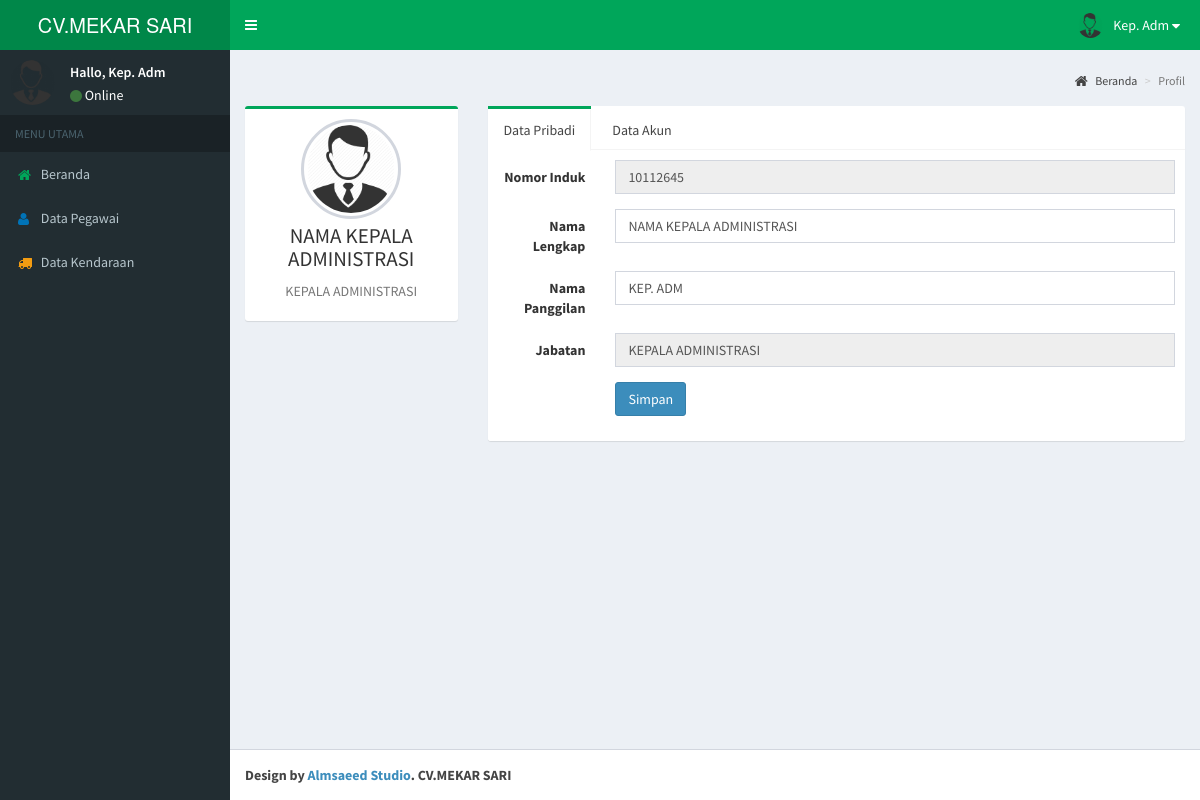
Screenshot of /admin/index.php?menu=profil (signed in) with the database file from the repository.
### tables this page shows
CREATE TABLE `pegawai` (
  `id` int(11) NOT NULL,
  `nip` char(8) NOT NULL,
  `nama_lengkap` varchar(50) NOT NULL,
  `nama_panggilan` varchar(20) NOT NULL,
  `jabatan` enum('pemilik','manager','kepala pemasaran','kepala administrasi','kepala produksi','kepala gudang dan pengadaan','staff penerimaan','staff promosi','staff keuangan','staff pengolahan data','staff produksi','staff gudang','administrator') NOT NULL,
  `nama_pengguna` varchar(20) DEFAULT NULL,
  `kata_sandi` varchar(62) DEFAULT NULL
);

### admin/pages/profil/profil.php (the view, shortened to what this page needs)
<?php
$session_nip = $_SESSION['session_nip'];
$sql = "SELECT pegawai.id, nip, nama_lengkap, nama_panggilan, jabatan, nama_pengguna FROM pegawai WHERE pegawai.nip='$session_nip'";
$result = mysqli_query($conn, $sql);
$row = mysqli_fetch_assoc($result);
$nip = $row['nip'];
$nama_lengkap = $row['nama_lengkap'];
$nama_panggilan = $row['nama_panggilan'];
$jabatan = $row['jabatan'];
?>
  <div class="content-wrapper">
    <section class="content-header">
      <ol class="breadcrumb">
        <li><a href="#"><i class="fa fa-home"></i> Beranda</a></li>
        <li class="active">Profil</li>
      </ol>
    </section>
    <section class="content">
      <div class="row">
        <div class="col-md-3">
          <div class="box box-success">
            <div class="box-body box-profile">
              <img class="profile-user-img img-responsive img-circle" src="assets/images/user.png" alt="No Image">
              <h3 class="profile-username text-center"><?= strtoupper($_SESSION['session_nama_lengkap']) ?></h3>
              <p class="text-muted text-center"><?= strtoupper($_SESSION['session_jabatan']) ?></p>
            </div>
          </div>
        </div>
        <div class="col-md-9">
          <div class="nav-tabs-custom">
            <ul class="nav nav-tabs">
              <li class="active"><a href="#activity" data-toggle="tab">Data Pribadi</a></li>
              <li><a href="#settings" data-toggle="tab">Data Akun</a></li>
            </ul>
            <div class="tab-content">
              <div class="active tab-pane" id="activity">
                <form method="post" action="" class="form-horizontal">
                  <div class="form-group">
                    <label for="inputName" class="col-sm-2 control-label">Nomor Induk</label>
                    <div class="col-sm-10">
                      <input type="text" class="form-control" name="nip" id="nip" value="<?= $nip ?>" placeholder="Nomor Induk" readonly="">
                    </div>
                  </div>
                  <div class="form-group">
                    <label for="inputName" class="col-sm-2 control-label">Nama Lengkap</label>
                    <div class="col-sm-10">
                      <input type="text" class="form-control" name="nama_lengkap" id="nama_lengkap" value="<?= strtoupper($nama_lengkap) ?>" placeholder="Nama Lengkap" required="">
                    </div>
                  </div>
                  <div class="form-group">
                    <label for="inputName" class="col-sm-2 control-label">Nama Panggilan</label>
                    <div class="col-sm-10">
                      <input type="text" class="form-control" name="nama_panggilan" id="nama_panggilan" value="<?= strtoupper($nama_panggilan) ?>" placeholder="Nama Panggilan" required="">
                    </div>
                  </div>
                  <div class="form-group">
                    <label for="inputEmail" class="col-sm-2 control-label">Jabatan</label>
                    <div class="col-sm-10">
                      <input type="text" class="form-control" name="jabatan" id="jabatan" value="<?= strtoupper($jabatan) ?>" placeholder="jabatan" readonly="">
                    </div>
                  </div>
                  <div class="form-group">
                    <div class="col-sm-offset-2 col-sm-10">
                      <button type="submit" name="ubah_profil" class="btn btn-primary">Simpan</button>
                    </div>
                  </div>
                </form>
              </div>
            </div>
          </div>
        </div>
      </div>
    </section>
  </div>

### rows the page displays
pegawai: nip "10112645", nama_lengkap "NAMA KEPALA ADMINISTRASI", nama_panggilan "KEP. ADM", jabatan "KEPALA ADMINISTRASI"

### other values shown
$_SESSION['session_nama_panggilan'] "Kep. Adm"
$_SESSION['session_nama_lengkap'] "NAMA KEPALA ADMINISTRASI"
$_SESSION['session_jabatan'] "KEPALA ADMINISTRASI"
